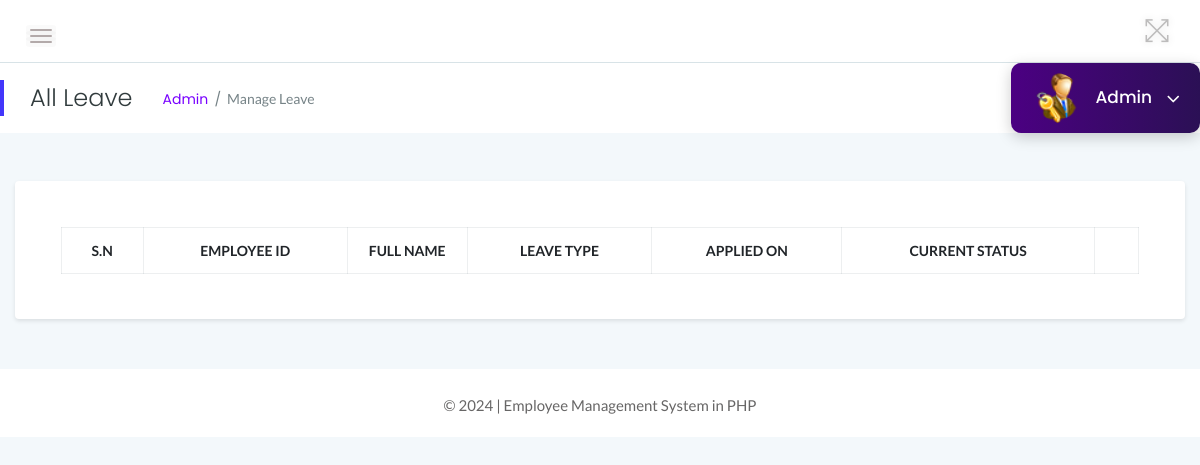
Before: /admin/all_leave.php (signed in) with the older database file.
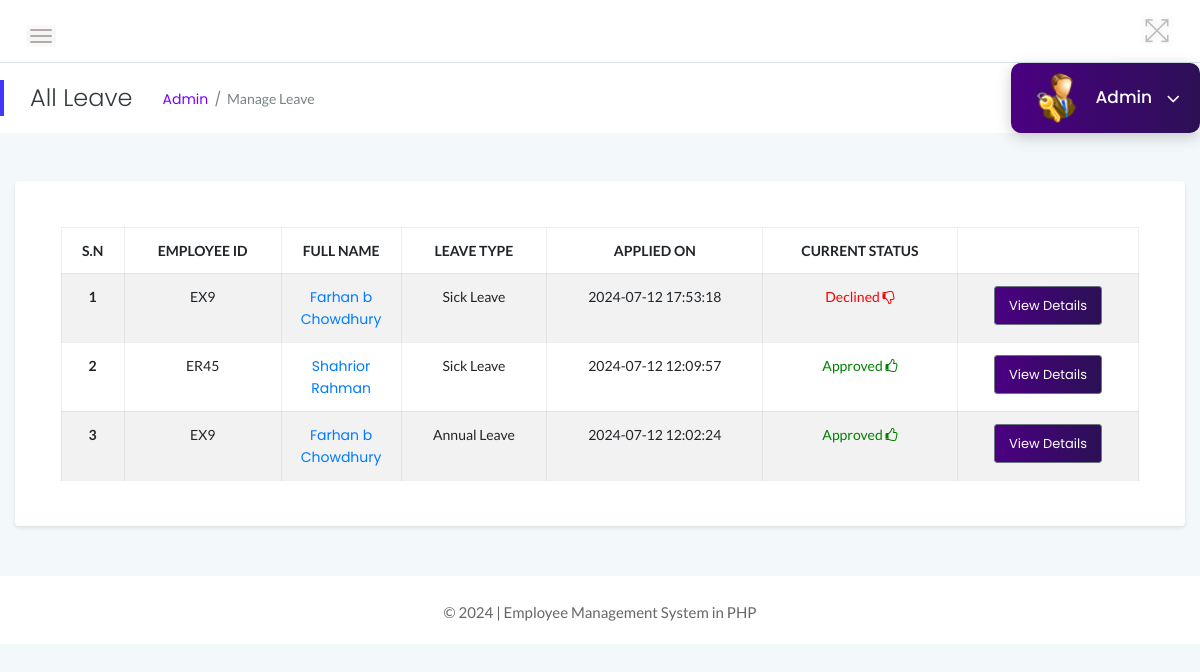
After: the same page with the newer database file.
### tables this page shows
CREATE TABLE `leaves` (
  `id` int(11) NOT NULL,
  `LeaveType` varchar(110) NOT NULL,
  `ToDate` varchar(120) NOT NULL,
  `FromDate` varchar(120) NOT NULL,
  `Description` mediumtext NOT NULL,
  `PostingDate` timestamp NOT NULL DEFAULT current_timestamp(),
  `AdminRemark` mediumtext DEFAULT NULL,
  `AdminRemarkDate` varchar(120) DEFAULT NULL,
  `Status` int(1) NOT NULL,
  `IsRead` int(1) NOT NULL,
  `empid` int(11) DEFAULT NULL
);

CREATE TABLE `employees` (
  `id` int(11) NOT NULL,
  `EmpId` varchar(100) NOT NULL,
  `FirstName` varchar(150) NOT NULL,
  `LastName` varchar(150) NOT NULL,
  `Email` varchar(200) NOT NULL,
  `Password` varchar(180) NOT NULL,
  `Gender` varchar(100) NOT NULL,
  `Dob` varchar(100) NOT NULL,
  `Department` varchar(255) NOT NULL,
  `Address` varchar(255) NOT NULL,
  `City` varchar(200) NOT NULL,
  `Phone` char(11) NOT NULL,
  `Status` int(1) NOT NULL,
  `RegDate` timestamp NOT NULL DEFAULT current_timestamp()
);

### admin/all_leave.php (the view, shortened to what this page needs)
<?php
include('../includes/db_connection.php');
$page_title = "All Leave";
$breadcrumb = "Manage Leave";
?>
<!DOCTYPE html>
<html lang="en">
<head>
    <link rel="stylesheet" href="../assets/css/bootstrap.min.css">
    <link rel="stylesheet" href="../assets/css/font-awesome.min.css">
    <link rel="stylesheet" href="../assets/css/themify-icons.css">
    <link rel="stylesheet" href="../assets/css/metisMenu.css">
    <link rel="stylesheet" href="../assets/css/owl.carousel.min.css">
    <link rel="stylesheet" href="../assets/css/slicknav.min.css">
    <link rel="stylesheet" href="https://www.amcharts.com/lib/3/plugins/export/export.css" type="text/css" media="all" />
    <link rel="stylesheet" type="text/css" href="https://cdn.datatables.net/1.10.19/css/jquery.dataTables.css">
    <link rel="stylesheet" type="text/css" href="https://cdn.datatables.net/1.10.18/css/dataTables.bootstrap4.min.css">
    <link rel="stylesheet" type="text/css" href="https://cdn.datatables.net/responsive/2.2.3/css/responsive.bootstrap.min.css">
    <link rel="stylesheet" type="text/css" href="https://cdn.datatables.net/responsive/2.2.3/css/responsive.jqueryui.min.css">
    <link rel="stylesheet" href="../assets/css/typography.css">
    <link rel="stylesheet" href="../assets/css/default-css.css">
    <link rel="stylesheet" href="../assets/css/styles.css">
    <link rel="stylesheet" href="../assets/css/responsive.css">
</head>
<body>
    <div class="page-container">
        <div class="main-content">
            <?php include '../admin/layout/header.php'; ?>
            <div class="main-content-inner">
                <div class="row">
                    <div class="col-12 mt-5">
                        <div class="card">
                            <div class="card-body">
                                <div class="single-table">
                                    <div class="table-responsive">
                                        <table class="table table-hover table-striped table-bordered progress-table text-center">
                                            <thead class="text-uppercase">
                                                <tr>
                                                    <th>S.N</th>
                                                    <th>Employee ID</th>
                                                    <th width="120">Full Name</th>
                                                    <th>Leave Type</th>
                                                    <th>Applied On</th>
                                                    <th>Current Status</th>
                                                    <th></th>
                                                </tr>
                                            </thead>
                                            <tbody>
                                                <?php
                                                $sql = "SELECT leaves.id as lid, employees.FirstName, employees.LastName, employees.EmpId, employees.id, leaves.LeaveType, leaves.PostingDate, leaves.Status
                                                        FROM leaves
                                                        JOIN employees ON leaves.empid = employees.id
                                                        ORDER BY lid DESC";
                                                $query = $dbh->prepare($sql);
                                                $query->execute();
                                                $results = $query->fetchAll(PDO::FETCH_OBJ);
                                                $cnt = 1;
                                                if ($query->rowCount() > 0) {
                                                    foreach ($results as $result) {
                                                ?>
                                                <tr>
                                                    <td> <b><?php echo htmlentities($cnt); ?></b></td>
                                                    <td><?php echo htmlentities($result->EmpId); ?></td>
                                                    <td>
                                                        <a href="update_employee.php?empid=<?php echo htmlentities($result->id); ?>" target="_blank">
                                                            <?php echo htmlentities($result->FirstName . " " . $result->LastName); ?>
                                                        </a>
                                                    </td>
                                                    <td><?php echo htmlentities($result->LeaveType); ?></td>
                                                    <td><?php echo htmlentities($result->PostingDate); ?></td>
                                                    <td>
                                                        <?php
                                                        $stats = $result->Status;
                                                        if ($stats == 1) {
                                                            echo '<span style="color: green">Approved <i class="fa fa-thumbs-o-up"></i></span>';
                                                        } elseif ($stats == 2) {
                                                            echo '<span style="color: red">Declined <i class="fa fa-thumbs-o-down"></i></span>';
                                                        } else {
                                                            echo '<span style="color: blue">Pending <i class="fa fa-spinner"></i></span>';
                                                        }
                                                        ?>
                                                    </td>
                                                    <td>
                                                        <a href="leave_details.php?leaveid=<?php echo htmlentities($result->lid); ?>" class="btn btn-secondary btn-sm"> View Details</a>
                                                    </td>
                                                </tr>
                                                <?php
                                                    $cnt++;
                                                    }
                                                }
                                                ?>
                                            </tbody>
                                        </table>
                                    </div>
                                </div>
                            </div>
                        </div>
                    </div>
                </div>
            </div>
            <?php include '../admin/layout/footer.php'; ?>
        </div>
    </div>
</body>
</html>

### admin/layout/header.php (shortened to what this page needs)
<?php
$query = "SELECT FullName FROM admin WHERE UserName = '" . $_SESSION['admin_login'] . "'";
$result = $dbh->query($query);
$row = $result->fetch(PDO::FETCH_ASSOC);
$full_name = $row['FullName'];
?>
<div class="header-area">
    <div class="row align-items-center">
        <div class="col-md-6 col-sm-8 clearfix">
            <div class="nav-btn pull-left">
                <span></span>
                <span></span>
                <span></span>
            </div>
        </div>
        <div class="col-md-6 col-sm-4 clearfix">
            <ul class="notification-area pull-right">
                <li id="full-view"><i class="ti-fullscreen"></i></li>
            </ul>
        </div>
    </div>
</div>
<div class="page-title-area">
    <div class="row align-items-center">
        <div class="col-sm-6">
            <div class="breadcrumbs-area clearfix">
                <h4 class="page-title pull-left"><?php echo htmlspecialchars($page_title); ?></h4>
                <ul class="breadcrumbs pull-left">
                    <li><a href="dashboard.php">Admin</a></li>
                    <li><span><?php echo htmlspecialchars($breadcrumb); ?></span></li>
                </ul>
            </div>
        </div>
        <div class="col-sm-6 clearfix">
            <div class="user-profile pull-right">
                <img class="avatar user-thumb" src="../assets/images/admin.png" alt="avatar">
                <h4 class="user-name dropdown-toggle" data-toggle="dropdown">
                    <?php echo htmlspecialchars($full_name); ?> <i class="fa fa-angle-down"></i>
                </h4>
            </div>
        </div>
    </div>
</div>

### admin/layout/footer.php
<footer>
        <div class="footer-area">
                <p>© <?php echo date("Y");?> | Employee Management System in PHP</p>
        </div>
</footer>

### assets/css/styles.css (style rules this page uses)
.page-container { width: 100%; height: 100%; min-height: 100vh; padding-left: 280px; -webkit-transition: padding-left 0.3s ease 0s; transition: padding-left 0.3s ease 0s; }
.sbar_collapsed.page-container { padding-left: 0; }
.card { display: flex; flex-direction: column; justify-content: center; align-items: center; height: auto; border: none; border-radius: 4px; background-color: #fff; -webkit-transition: all 0.3s ease 0s; transition: all 0.3s ease 0s; box-shadow: 0 2px 4px rgba(0, 0, 0, 0.1); padding: 20px; }
.card-body { padding: 25.6px; padding: 1.6rem; width: 100%; }
.main-content { width: 100%; background: #f3f8fb; }
.main-content-inner { padding: 0 30px 50px; }
.header-area { padding: 15px 30px; background: #fff; border-bottom: 1px solid #d8e3e7; }
.nav-btn { margin: 10px 30px 0 0; cursor: pointer; }
.nav-btn span { display: block; width: 22px; height: 2px; background: #b3aaaa; margin: 4px 0; border-radius: 15px; -webkit-transition: all 0.3s ease 0s; transition: all 0.3s ease 0s; box-shadow: 0 0 0 4px rgba(99, 96, 96, 0.03); }
.nav-btn span:nth-child(2) { opacity: 0; }
.nav-btn span:first-child { -webkit-transform: rotate(45deg) translate(5px, 5px); transform: rotate(45deg) translate(5px, 5px); }
.nav-btn span:last-child { -webkit-transform: rotate(-45deg) translate(3px, -3px); transform: rotate(-45deg) translate(3px, -3px); }
.sbar_collapsed .nav-btn span { transform: none; opacity: 1; }
.notification-area { -webkit-user-select: none; -moz-user-select: none; -ms-user-select: none; user-select: none; position: relative; z-index: 1; }
.notification-area li { display: inline-block; margin-left: 20px; cursor: pointer; -webkit-user-select: none; -moz-user-select: none; -ms-user-select: none; user-select: none; }
.notification-area li > i { font-size: 26px; color: #bdbcbc; vertical-align: middle; text-shadow: 0 0 8px rgba(0, 0, 0, 0.12); -webkit-transition: color 0.3s ease 0s; transition: color 0.3s ease 0s; }
.notification-area li#full-view { display: inline-block; }
.page-title-area { padding: 0 30px; background: #fff; position: relative; }
.page-title-area:before { content: ""; position: absolute; left: 0; top: 50%; width: 4px; height: 36px; background: var(--primary-color); -webkit-transform: translateY(-50%); transform: translateY(-50%); }
.page-title { font-size: 24px; font-weight: 300; color: #313b3d; letter-spacing: 0; margin-right: 30px; }
ul.breadcrumbs { margin-top: 4px; }
.breadcrumbs li { display: inline-block; }
.breadcrumbs li a, .breadcrumbs li span { display: block; font-size: 14px; font-weight: 400; color: #7801ff; letter-spacing: 0; margin-right: 16px; position: relative; }
.breadcrumbs li a:before { content: "/"; color: #768387; position: absolute; right: -13px; top: 0; }
.breadcrumbs li span { margin-right: 0; color: #768387; text-transform: capitalize; }
.user-profile { margin-right: -30px; display: flex; align-items: center; flex-wrap: wrap; background: linear-gradient(to right, #4b0082 0%, #2b1055 100%); padding: 10px 20px; position: relative; border-radius: 10px; box-shadow: 0 4px 15px rgba(0, 0, 0, 0.2); transition: background 0.3s ease, box-shadow 0.3s ease; }
.user-profile img.avatar { border-radius: 50%; margin-right: 15px; width: 50px; height: 50px; }
.user-profile h4.user-name { color: #fff; margin: 0; font-weight: 500; cursor: pointer; }
.user-name { font-size: 17px; font-weight: 500; color: #fff; letter-spacing: 0; cursor: pointer; -webkit-user-select: none; -moz-user-select: none; -ms-user-select: none; user-select: none; }
.user-name i { margin-left: 10px; font-size: 21px; vertical-align: middle; position: relative; }
.notification-area .dropdown-toggle, .user-name.dropdown-toggle { position: relative; }
.notification-area .dropdown-toggle:after, .user-name.dropdown-toggle:after { display: none; }
.footer-area { text-align: center; padding: 23px 0 19px; background: #fff; }
.footer-area p { color: #676666; margin-bottom: 0; }
.btn { padding: 11px 17px; font-size: 13px; letter-spacing: 0; }
.btn-sm { padding: 9px 14px; background: linear-gradient(to right, #4b0082 0%, #2b1055 100%); }
.single-table .table { margin-bottom: 0; }
table tr th { border-bottom: none; }
table tr th, table tr td { border-top: 1px solid rgba(120, 130, 140, 0.13) !important; }
.table-bordered td, .table-bordered th { border: 1px solid rgba(120, 130, 140, 0.13) !important; }
body { background: url('../assets/images/admin_login.webp') no-repeat center center fixed; background-size: cover; }

Changed rows visible on the page:
added leaves: employees.EmpId "EX9", employees.FirstName+LastName "Farhan b Chowdhury", LeaveType "Sick Leave", PostingDate "2024-07-12 17:53:18", Status "Declined"
added leaves: employees.EmpId "ER45", employees.FirstName+LastName "Shahrior Rahman", LeaveType "Sick Leave", PostingDate "2024-07-12 12:09:57", Status "Approved"
added leaves: employees.EmpId "EX9", employees.FirstName+LastName "Farhan b Chowdhury", LeaveType "Annual Leave", PostingDate "2024-07-12 12:02:24", Status "Approved"
